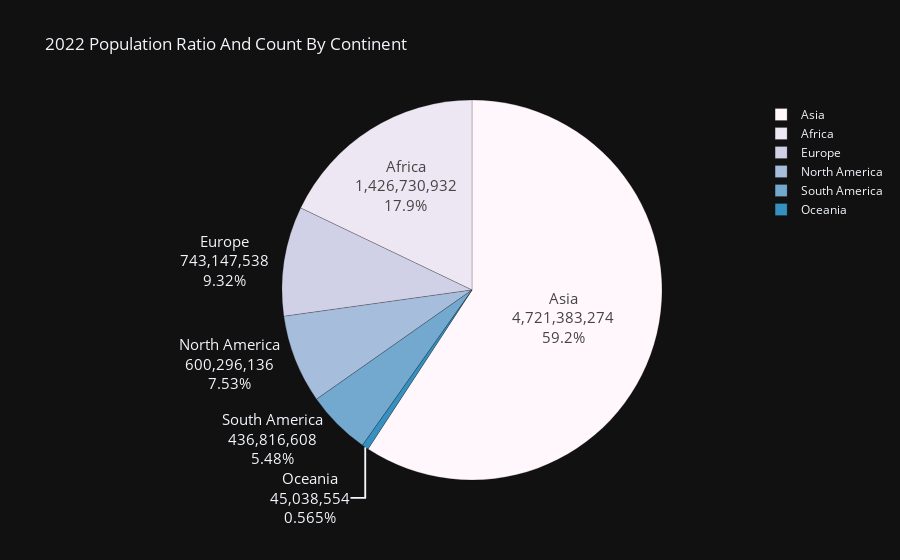
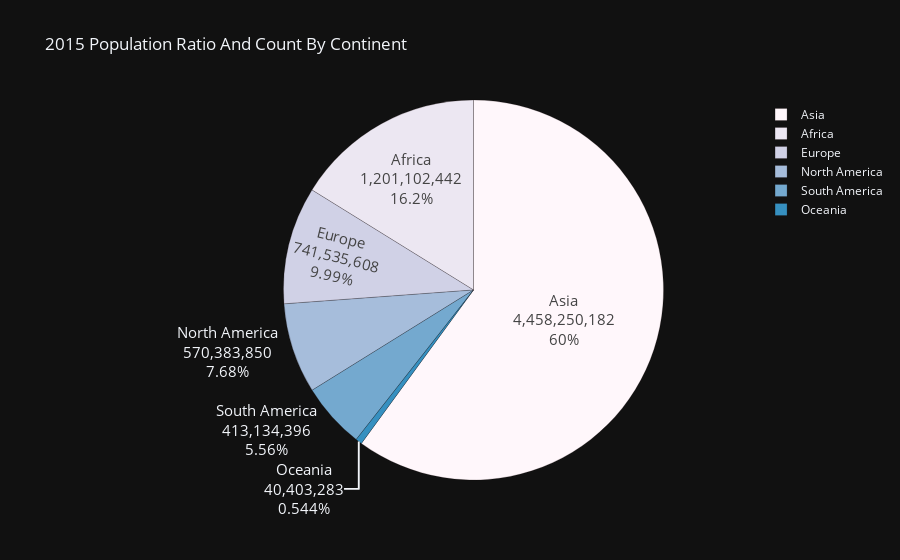
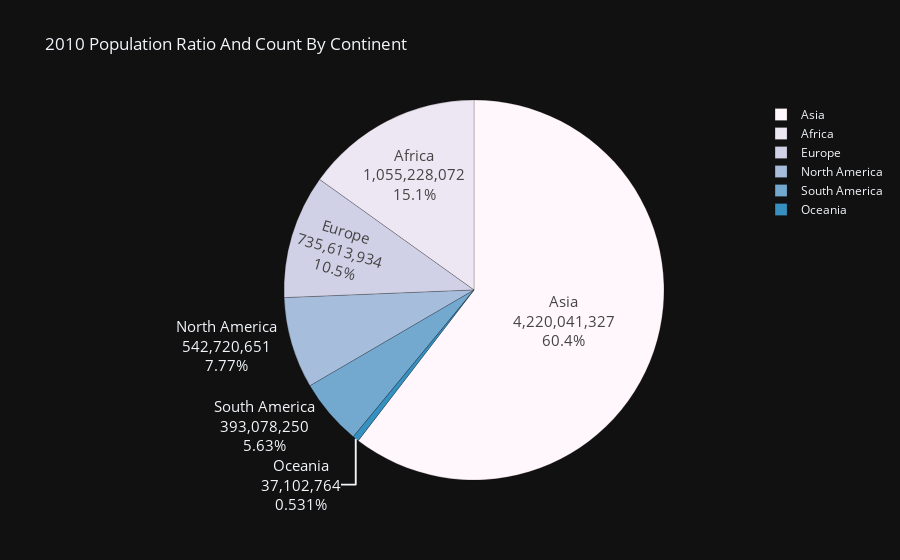

Source (notebook cell) for these figures, in order:
### Code cell
features=['2022 Population','2015 Population','2010 Population','2000 Population','1990 Population','1980 Population','1970 Population']
for feature in features:
    Continents_population=df.groupby(by='Continent')[feature].sum().sort_values(ascending=False)
    fig = px.pie(values=Continents_population.values, 
             names=Continents_population.index, 
             color_discrete_sequence=px.colors.sequential.PuBu,
             title= feature+' Ratio And Count By Continent',template='plotly_dark')
    fig.update_traces(textinfo='label+percent+value', textfont_size=15,
                  marker=dict(line=dict(color='#100000', width=0.2)))
    fig.show()

### Figure 1 — Plotly figure (JSON) as saved in the notebook; plotly's stock layout.template omitted (floating-point values rounded to 4 significant figures)
{"data": [{"domain": {"x": [0, 1], "y": [0, 1]}, "hovertemplate": "label=%{label}<br>value=%{value}<extra></extra>", "labels": ["Asia", "Africa", "Europe", "North America", "South America", "Oceania"], "legendgroup": "", "marker": {"line": {"color": "#100000", "width": 0.2}}, "name": "", "showlegend": true, "textfont": {"size": 15}, "textinfo": "label+percent+value", "type": "pie", "values": [4721383274, 1426730932, 743147538, 600296136, 436816608, 45038554]}], "layout": {"legend": {"tracegroupgap": 0}, "piecolorway": ["rgb(255,247,251)", "rgb(236,231,242)", "rgb(208,209,230)", "rgb(166,189,219)", "rgb(116,169,207)", "rgb(54,144,192)", "rgb(5,112,176)", "rgb(4,90,141)", "rgb(2,56,88)"], "title": {"text": "2022 Population Ratio And Count By Continent"}}}

### Figure 2 — Plotly figure (JSON) as saved in the notebook; plotly's stock layout.template omitted (floating-point values rounded to 4 significant figures)
{"data": [{"domain": {"x": [0, 1], "y": [0, 1]}, "hovertemplate": "label=%{label}<br>value=%{value}<extra></extra>", "labels": ["Asia", "Africa", "Europe", "North America", "South America", "Oceania"], "legendgroup": "", "marker": {"line": {"color": "#100000", "width": 0.2}}, "name": "", "showlegend": true, "textfont": {"size": 15}, "textinfo": "label+percent+value", "type": "pie", "values": [4458250182, 1201102442, 741535608, 570383850, 413134396, 40403283]}], "layout": {"legend": {"tracegroupgap": 0}, "piecolorway": ["rgb(255,247,251)", "rgb(236,231,242)", "rgb(208,209,230)", "rgb(166,189,219)", "rgb(116,169,207)", "rgb(54,144,192)", "rgb(5,112,176)", "rgb(4,90,141)", "rgb(2,56,88)"], "title": {"text": "2015 Population Ratio And Count By Continent"}}}

### Figure 3 — Plotly figure (JSON) as saved in the notebook; plotly's stock layout.template omitted (floating-point values rounded to 4 significant figures)
{"data": [{"domain": {"x": [0, 1], "y": [0, 1]}, "hovertemplate": "label=%{label}<br>value=%{value}<extra></extra>", "labels": ["Asia", "Africa", "Europe", "North America", "South America", "Oceania"], "legendgroup": "", "marker": {"line": {"color": "#100000", "width": 0.2}}, "name": "", "showlegend": true, "textfont": {"size": 15}, "textinfo": "label+percent+value", "type": "pie", "values": [4220041327, 1055228072, 735613934, 542720651, 393078250, 37102764]}], "layout": {"legend": {"tracegroupgap": 0}, "piecolorway": ["rgb(255,247,251)", "rgb(236,231,242)", "rgb(208,209,230)", "rgb(166,189,219)", "rgb(116,169,207)", "rgb(54,144,192)", "rgb(5,112,176)", "rgb(4,90,141)", "rgb(2,56,88)"], "title": {"text": "2010 Population Ratio And Count By Continent"}}}
